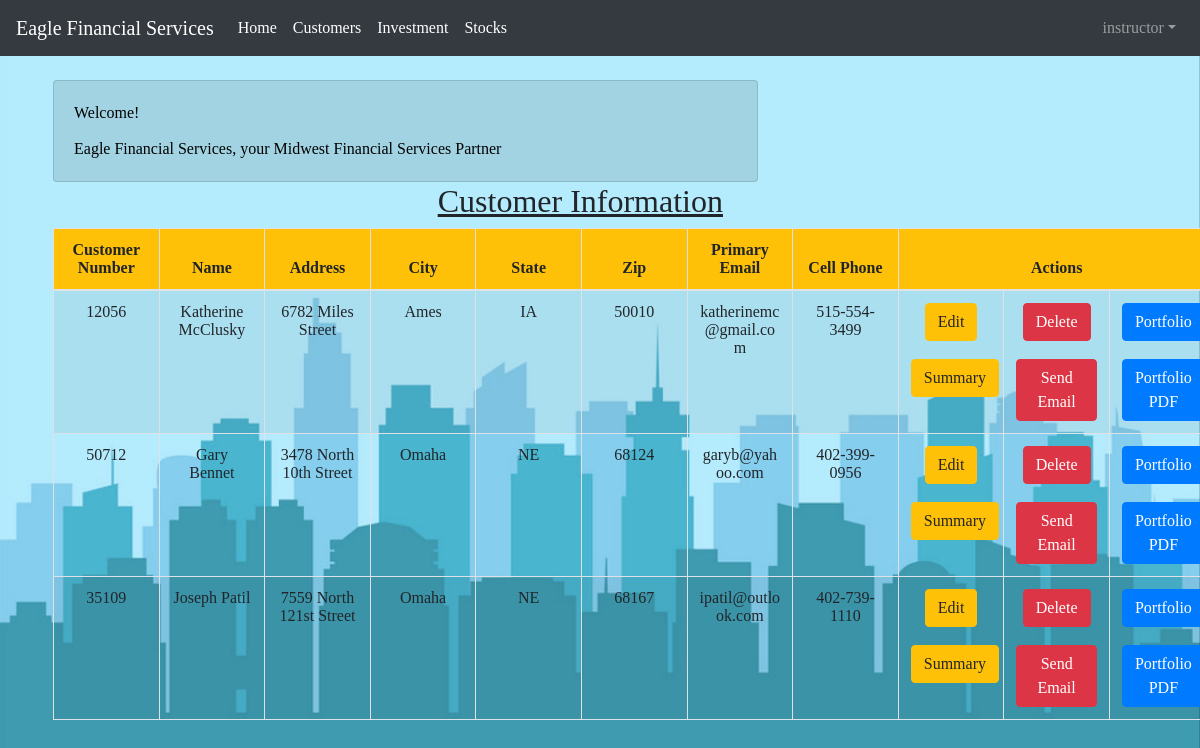
Before: /customer_list (signed in) with the older database file.
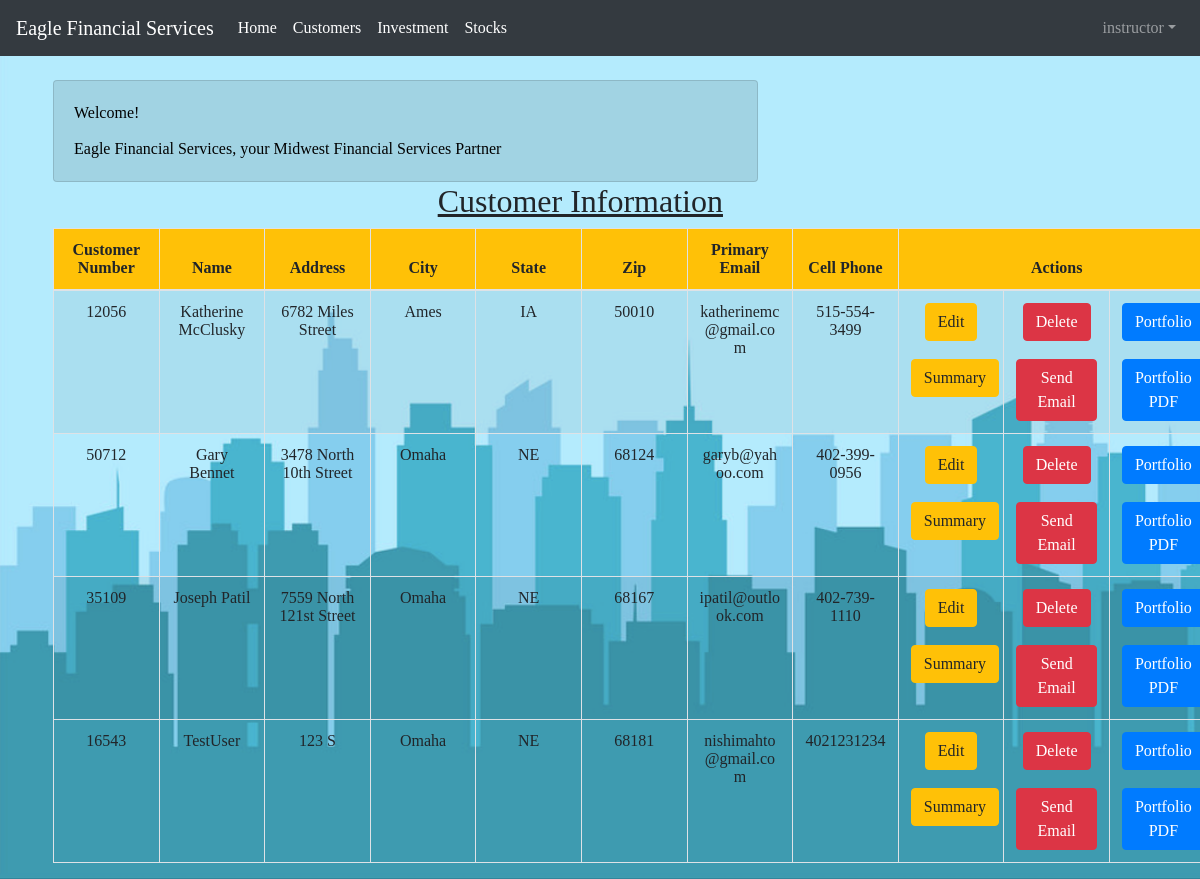
After: the same page with the newer database file.
### portfolio/models.py (models this page shows, shortened)
class Customer(models.Model):
    name = models.CharField(max_length=50)
    address = models.CharField(max_length=200)
    cust_number = models.IntegerField(blank=False, null=False)
    city = models.CharField(max_length=50)
    state = models.CharField(max_length=50)
    zipcode = models.CharField(max_length=10)
    email = models.EmailField(max_length=200)
    cell_phone = models.CharField(max_length=50)
    created_date = models.DateTimeField(
        default=timezone.now)
    updated_date = models.DateTimeField(auto_now_add=True)

### portfolio/views.py (the view)
# urls.py: path('customer_list', views.customer_list, name='customer_list'),
@login_required
def customer_list(request):
    customer = Customer.objects.filter(created_date__lte=timezone.now())
    return render(request, 'portfolio/customer_list.html', {'customers': customer})

### portfolio/templates/portfolio/customer_list.html
{% extends 'portfolio/base.html' %}
{% block content %}
<div class="container">
    <div class="row justify-content-md-center">
        <div class="col-md-12 ">
            <div class="card">
                <div class="card-body">
                    <div class="card-title">Welcome!</div>
                    <p class="card-text">Eagle Financial Services, your Midwest Financial Services Partner</p>
                </div>
            </div>
        </div>
    </div>
    <div class="row justify-content-md-center">
        <h2 style="padding-left: 350Px;"><u>Customer Information</u></h2>
    </div>
    <div>
        <table class="table table-hover table-striped table-bordered text-center">
            <thead>
            <tr class="bg-warning">
                <th>Customer Number</th>
                <th>Name</th>
                <th>Address</th>
                <th>City</th>
                <th>State</th>
                <th>Zip</th>
                <th>Primary Email</th>
                <th>Cell Phone</th>
                <th colspan="3">Actions</th>
            </tr>
            </thead>
            <tbody>
            {% for customer in customers %}
                <tr>
                    <td>{{ customer.cust_number }}</td>
                    <td>{{ customer.name }}</td>
                    <td>{{ customer.address }}</td>
                    <td>{{ customer.city }}</td>
                    <td>{{ customer.state }}</td>
                    <td>{{ customer.zipcode }}</td>
                    <td>{{ customer.email }}</td>
                    <td>{{ customer.cell_phone }}</td>
                    <td><a href="{% url 'portfolio:customer_edit' pk=customer.pk %}"
                           class="btn btn-warning">Edit</a><br><br><a href="{% url 'portfolio:summary' pk=customer.pk %}"
                           class="btn btn-warning">Summary</a></td>
                    <td><a href="{% url 'portfolio:customer_delete' pk=customer.pk %}"
                           onclick="return confirm('Are you sure you want to delete?')"
                           class="btn btn-danger">Delete</a><br><br><a href="{% url 'portfolio:email' pk=customer.pk %}"
                           class="btn btn-danger">Send Email</a></td>
                    <td><a href="{% url 'portfolio:customer_portfolio' pk=customer.pk %}"
                           class="btn btn-primary">Portfolio</a><br><br><a href="{% url 'portfolio:portfolio_pdf' pk=customer.pk %}"
                           class="btn btn-primary">Portfolio PDF</a></td>
                </tr>
            {% endfor %}
            </tbody>
        </table>
    </div>
</div>
{% endblock %}

### portfolio/templates/portfolio/base.html (shortened to what this page needs)
{% load static %}
<html lang="en">
<head>
    <link rel="stylesheet" href="https://maxcdn.bootstrapcdn.com/bootstrap/4.5.0/css/bootstrap.min.css">
    <link rel="stylesheet" type="text/css" href="{% static 'css/portfolio.css' %}">
</head>
<body>
<nav class="navbar navbar-expand-sm bg-dark navbar-dark mb-4">
    <a href="/" class="navbar-brand">Eagle Financial Services</a>
    <div class="collapse navbar-collapse" id="navbarSupportedContent">
        <ul class="navbar-nav mr-auto">
            {% if user.is_authenticated and user.is_superuser  or user.groups.all.0.name == "Advisor" %}
            <li class="nav-item active"><a class=nav-link href="/">Home</a></li>
            <li class="nav-item active"><a class=nav-link href="{% url 'portfolio:customer_list' %}">Customers</a></li>
            <li class="nav-item active"><a class=nav-link href="{% url 'portfolio:investment_list' %}">Investment</a></li>
            <li class="nav-item active"><a class=nav-link href="{% url 'portfolio:stock_list' %}">Stocks</a></li>
            {% elif user.is_authenticated and user.groups.all.0.name == "Client" %}
            <li class="nav-item active"><a class=nav-link href="/">Home</a></li>
            <li class="nav-item active"><a class=nav-link href="">Portfolio</a></li>
            {% endif %}
        </ul>
        <ul class="nav navbar-nav navbar-right">
            {% if user.is_authenticated %}
            <ul class="navbar-nav">
                <li class="nav-item dropdown">
                    <a class="nav-link dropdown-toggle" href="#" id="navbarDropdown" role="button" data-toggle="dropdown" aria-haspopup="true" aria-expanded="false">{{ user.username }}</a>
                </li>
            </ul>
            {% else %}
            <form class="form-inline my-2 my-lg-0">
                <a href="{% url 'login' %}" class="btn btn-outline-secondary">Log In</a>
                <a href="{% url 'portfolio:register' %}" class="btn btn-primary ml-2">Sign Up</a>
            </form>
            {% endif %}
        </ul>
    </div>
</nav>
<div class="content container">
    <div class="row">
        <div class="col-md-8">
            {% block content %}{% endblock %}
        </div>
    </div>
</div>
</body>
</html>

### portfolio/static/css/portfolio.css (style rules this page uses)
body { background-image: url('../images/bg4.png'); background-repeat: no-repeat; background-attachment: fixed; background-size: cover; font-family: "Comic Sans MS", serif; font-size: medium; }

### portfolio/templates/portfolio/base.html (style rules this page uses)
.navbar { margin-bottom: 0; border-radius: 0; }
.container .row .col-md-12 .card { background: rgb(0, 0, 0); background: rgba(0, 0, 0, 0.1); color: black; }
.row .table { width : 165%; table-layout: fixed; border-collapse: collapse; word-wrap: break-word; }
.content { padding-left: 8px; }

Changed rows visible on the page:
added Customer: cust_number "16543", name "TestUser", address "123 S", city "Omaha", state "NE", zipcode "68181", email "nishimahto@gmail.com", cell_phone "4021231234"
